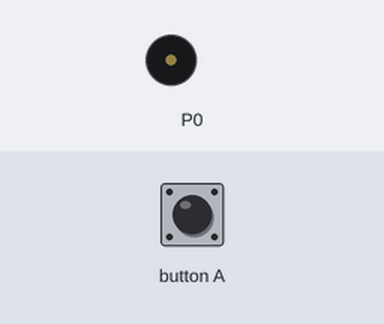
Recording of a program running on a simulated BBC micro:bit (MakeCode). Parts: buzzer (waves = sounding). Inputs (shaded band) come from the test bench.

Above: at 1.2 s.
1.3 s: button A pressed for 0.15 s
At 5.4 s:
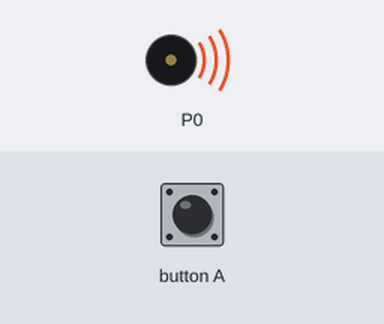
Timing chart, 0 to 10.4 s (numbered marks = the images above; inputs shaded):
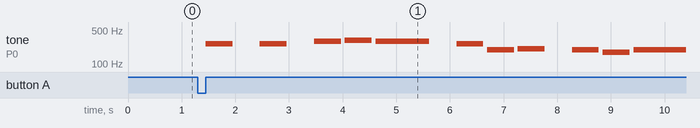

Measured:
- after the input at 1.3 s, tone on P0: plays 262 Hz for 0.50 s, 262 Hz for 0.50 s, 294 Hz for 0.50 s, 311 Hz for 0.50 s, 294 Hz for 1.0 s, 262 Hz for 0.50 s … (11 notes in this stretch), starting after 0.15 s

The program:

main.ts
```typescript
input.onButtonPressed(Button.A, function () {
    music.playTone(262, music.beat(BeatFraction.Whole))
    music.rest(music.beat(BeatFraction.Whole))
    music.playTone(262, music.beat(BeatFraction.Whole))
    music.rest(music.beat(BeatFraction.Whole))
    music.playTone(294, music.beat(BeatFraction.Whole))
    music.rest(music.beat(BeatFraction.Eighth))
    music.playTone(311, music.beat(BeatFraction.Whole))
    music.rest(music.beat(BeatFraction.Eighth))
    music.playTone(294, music.beat(BeatFraction.Double))
    music.rest(music.beat(BeatFraction.Whole))
    music.playTone(262, music.beat(BeatFraction.Whole))
    music.rest(music.beat(BeatFraction.Eighth))
    music.playTone(196, music.beat(BeatFraction.Whole))
    music.rest(music.beat(BeatFraction.Eighth))
    music.playTone(208, music.beat(BeatFraction.Whole))
    music.rest(music.beat(BeatFraction.Whole))
    music.playTone(196, music.beat(BeatFraction.Whole))
    music.rest(music.beat(BeatFraction.Eighth))
    music.playTone(175, music.beat(BeatFraction.Whole))
    music.rest(music.beat(BeatFraction.Eighth))
    music.playTone(196, music.beat(BeatFraction.Double))
    music.rest(music.beat(BeatFraction.Double))
    music.playTone(262, music.beat(BeatFraction.Whole))
    music.rest(music.beat(BeatFraction.Whole))
    music.playTone(262, music.beat(BeatFraction.Whole))
    music.rest(music.beat(BeatFraction.Whole))
    music.playTone(294, music.beat(BeatFraction.Whole))
    music.rest(music.beat(BeatFraction.Eighth))
    music.playTone(311, music.beat(BeatFraction.Whole))
    music.rest(music.beat(BeatFraction.Eighth))
    music.playTone(349, music.beat(BeatFraction.Double))
    music.rest(music.beat(BeatFraction.Double))
    music.playTone(392, music.beat(BeatFraction.Whole))
    music.rest(music.beat(BeatFraction.Sixteenth))
    music.playTone(415, music.beat(BeatFraction.Whole))
    music.rest(music.beat(BeatFraction.Sixteenth))
    music.playTone(392, music.beat(BeatFraction.Whole))
    music.rest(music.beat(BeatFraction.Whole))
    music.playTone(311, music.beat(BeatFraction.Whole))
    music.rest(music.beat(BeatFraction.Whole))
    music.playTone(233, music.beat(BeatFraction.Whole))
    music.rest(music.beat(BeatFraction.Eighth))
    music.playTone(262, music.beat(BeatFraction.Whole))
    music.rest(music.beat(BeatFraction.Whole))
    music.playTone(233, music.beat(BeatFraction.Whole))
    music.rest(music.beat(BeatFraction.Whole))
    music.playTone(175, music.beat(BeatFraction.Whole))
    music.rest(music.beat(BeatFraction.Eighth))
    music.playTone(196, music.beat(BeatFraction.Double))
})
```

test.ts
```typescript
// les tests vont ici ; cela ne sera pas compilé si ce paquet est utilisé en tant qu'extension.
```
